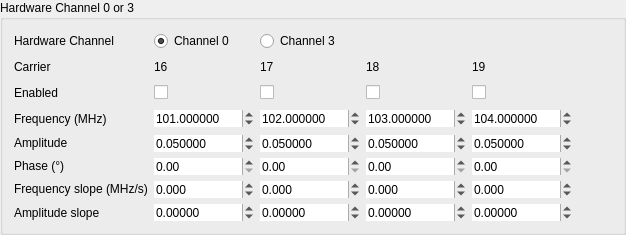
     <widget class="QGroupBox" name="groupBox_HW0_4">
      <property name="sizePolicy">
       <sizepolicy hsizetype="Preferred" vsizetype="Preferred">
        <horstretch>0</horstretch>
        <verstretch>0</verstretch>
       </sizepolicy>
      </property>
      <property name="minimumSize">
       <size>
        <width>0</width>
        <height>0</height>
       </size>
      </property>
      <property name="title">
       <string>Hardware Channel 0 or 3</string>
      </property>
      <property name="alignment">
       <set>Qt::AlignLeading|Qt::AlignLeft|Qt::AlignTop</set>
      </property>
      <layout class="QGridLayout" name="gridLayout_9">
       <item row="1" column="2">
        <widget class="QLabel" name="label_core_16">
         <property name="text">
          <string>17</string>
         </property>
        </widget>
       </item>
       <item row="5" column="1">
        <widget class="QDoubleSpinBox" name="phase_16">
         <property name="sizePolicy">
          <sizepolicy hsizetype="Fixed" vsizetype="Fixed">
           <horstretch>0</horstretch>
           <verstretch>0</verstretch>
          </sizepolicy>
         </property>
         <property name="minimumSize">
          <size>
           <width>100</width>
           <height>0</height>
          </size>
         </property>
         <property name="frame">
          <bool>false</bool>
         </property>
         <property name="suffix">
          <string/>
         </property>
         <property name="decimals">
          <number>2</number>
         </property>
         <property name="maximum">
          <double>360.000000000000000</double>
         </property>
         <property name="singleStep">
          <double>0.100000000000000</double>
         </property>
        </widget>
       </item>
       <item row="2" column="0">
        <widget class="QLabel" name="label_enabled_4">
         <property name="sizePolicy">
          <sizepolicy hsizetype="Fixed" vsizetype="Preferred">
           <horstretch>0</horstretch>
           <verstretch>0</verstretch>
          </sizepolicy>
         </property>
         <property name="minimumSize">
          <size>
           <width>120</width>
           <height>20</height>
          </size>
         </property>
         <property name="text">
          <string>Enabled</string>
         </property>
        </widget>
       </item>
       <item row="6" column="4">
        <widget class="QDoubleSpinBox" name="frequencySlope_19">
         <property name="sizePolicy">
          <sizepolicy hsizetype="Fixed" vsizetype="Fixed">
           <horstretch>0</horstretch>
           <verstretch>0</verstretch>
          </sizepolicy>
         </property>
         <property name="minimumSize">
          <size>
           <width>100</width>
           <height>0</height>
          </size>
         </property>
         <property name="frame">
          <bool>false</bool>
         </property>
         <property name="suffix">
          <string/>
         </property>
         <property name="decimals">
          <number>3</number>
         </property>
         <property name="minimum">
          <double>-1250.000000000000000</double>
         </property>
         <property name="maximum">
          <double>1250.000000000000000</double>
         </property>
         <property name="singleStep">
          <double>10.000000000000000</double>
         </property>
        </widget>
       </item>
       <item row="1" column="3">
        <widget class="QLabel" name="label_core_17">
         <property name="text">
          <string>18</string>
         </property>
        </widget>
       </item>
       <item row="5" column="3">
        <widget class="QDoubleSpinBox" name="phase_18">
         <property name="sizePolicy">
          <sizepolicy hsizetype="Fixed" vsizetype="Fixed">
           <horstretch>0</horstretch>
           <verstretch>0</verstretch>
          </sizepolicy>
         </property>
         <property name="minimumSize">
          <size>
           <width>100</width>
           <height>0</height>
          </size>
         </property>
         <property name="frame">
          <bool>false</bool>
         </property>
         <property name="suffix">
          <string/>
         </property>
         <property name="decimals">
          <number>2</number>
         </property>
         <property name="maximum">
          <double>360.000000000000000</double>
         </property>
         <property name="singleStep">
          <double>0.100000000000000</double>
         </property>
        </widget>
       </item>
       <item row="1" column="1">
        <widget class="QLabel" name="label_core_18">
         <property name="text">
          <string>16</string>
         </property>
        </widget>
       </item>
       <item row="1" column="4">
        <widget class="QLabel" name="label_core_19">
         <property name="text">
          <string>19</string>
         </property>
        </widget>
       </item>
       <item row="3" column="2">
        <widget class="QDoubleSpinBox" name="frequency_17">
         <property name="sizePolicy">
          <sizepolicy hsizetype="Fixed" vsizetype="Fixed">
           <horstretch>0</horstretch>
           <verstretch>0</verstretch>
          </sizepolicy>
         </property>
         <property name="minimumSize">
          <size>
           <width>100</width>
           <height>0</height>
          </size>
         </property>
         <property name="frame">
          <bool>false</bool>
         </property>
         <property name="suffix">
          <string/>
         </property>
         <property name="decimals">
          <number>6</number>
         </property>
         <property name="maximum">
          <double>1250.000000000000000</double>
         </property>
         <property name="value">
          <double>102.000000000000000</double>
         </property>
        </widget>
       </item>
       <item row="2" column="2">
        <widget class="QCheckBox" name="enable_17">
         <property name="sizePolicy">
          <sizepolicy hsizetype="Fixed" vsizetype="Fixed">
           <horstretch>0</horstretch>
           <verstretch>0</verstretch>
          </sizepolicy>
         </property>
         <property name="minimumSize">
          <size>
           <width>100</width>
           <height>0</height>
          </size>
         </property>
         <property name="text">
          <string/>
         </property>
         <property name="checked">
          <bool>false</bool>
         </property>
        </widget>
       </item>
       <item row="3" column="4">
        <widget class="QDoubleSpinBox" name="frequency_19">
         <property name="sizePolicy">
          <sizepolicy hsizetype="Fixed" vsizetype="Fixed">
           <horstretch>0</horstretch>
           <verstretch>0</verstretch>
          </sizepolicy>
         </property>
         <property name="minimumSize">
          <size>
           <width>100</width>
           <height>0</height>
          </size>
         </property>
         <property name="frame">
          <bool>false</bool>
         </property>
         <property name="suffix">
          <string/>
         </property>
         <property name="decimals">
          <number>6</number>
         </property>
         <property name="maximum">
          <double>1250.000000000000000</double>
         </property>
         <property name="value">
          <double>104.000000000000000</double>
         </property>
        </widget>
       </item>
       <item row="4" column="0">
        <widget class="QLabel" name="label_ampl_4">
         <property name="sizePolicy">
          <sizepolicy hsizetype="Preferred" vsizetype="Fixed">
           <horstretch>0</horstretch>
           <verstretch>0</verstretch>
          </sizepolicy>
         </property>
         <property name="minimumSize">
          <size>
           <width>120</width>
           <height>0</height>
          </size>
         </property>
         <property name="text">
          <string>Amplitude</string>
         </property>
        </widget>
       </item>
       <item row="5" column="4">
        <widget class="QDoubleSpinBox" name="phase_19">
         <property name="sizePolicy">
          <sizepolicy hsizetype="Fixed" vsizetype="Fixed">
           <horstretch>0</horstretch>
           <verstretch>0</verstretch>
          </sizepolicy>
         </property>
         <property name="minimumSize">
          <size>
           <width>100</width>
           <height>0</height>
          </size>
         </property>
         <property name="frame">
          <bool>false</bool>
         </property>
         <property name="suffix">
          <string/>
         </property>
         <property name="decimals">
          <number>2</number>
         </property>
         <property name="maximum">
          <double>360.000000000000000</double>
         </property>
         <property name="singleStep">
          <double>0.100000000000000</double>
         </property>
        </widget>
       </item>
       <item row="5" column="2">
        <widget class="QDoubleSpinBox" name="phase_17">
         <property name="sizePolicy">
          <sizepolicy hsizetype="Fixed" vsizetype="Fixed">
           <horstretch>0</horstretch>
           <verstretch>0</verstretch>
          </sizepolicy>
         </property>
         <property name="minimumSize">
          <size>
           <width>100</width>
           <height>0</height>
          </size>
         </property>
         <property name="frame">
          <bool>false</bool>
         </property>
         <property name="suffix">
          <string/>
         </property>
         <property name="decimals">
          <number>2</number>
         </property>
         <property name="maximum">
          <double>360.000000000000000</double>
         </property>
         <property name="singleStep">
          <double>0.100000000000000</double>
         </property>
        </widget>
       </item>
       <item row="3" column="0">
        <widget class="QLabel" name="label_freq_4">
         <property name="sizePolicy">
          <sizepolicy hsizetype="Preferred" vsizetype="Fixed">
           <horstretch>0</horstretch>
           <verstretch>0</verstretch>
          </sizepolicy>
         </property>
         <property name="minimumSize">
          <size>
           <width>120</width>
           <height>0</height>
          </size>
         </property>
         <property name="text">
          <string>Frequency (MHz)</string>
         </property>
        </widget>
       </item>
       <item row="5" column="0">
        <widget class="QLabel" name="label_phas_4">
         <property name="sizePolicy">
          <sizepolicy hsizetype="Preferred" vsizetype="Fixed">
           <horstretch>0</horstretch>
           <verstretch>0</verstretch>
          </sizepolicy>
         </property>
         <property name="minimumSize">
          <size>
           <width>120</width>
           <height>0</height>
          </size>
         </property>
         <property name="text">
          <string>Phase (°)</string>
         </property>
        </widget>
       </item>
       <item row="6" column="0">
        <widget class="QLabel" name="label_freq_slope_4">
         <property name="sizePolicy">
          <sizepolicy hsizetype="Preferred" vsizetype="Fixed">
           <horstretch>0</horstretch>
           <verstretch>0</verstretch>
          </sizepolicy>
         </property>
         <property name="minimumSize">
          <size>
           <width>120</width>
           <height>0</height>
          </size>
         </property>
         <property name="text">
          <string>Frequency slope (MHz/s)</string>
         </property>
        </widget>
       </item>
       <item row="4" column="4">
        <widget class="QDoubleSpinBox" name="amplitude_19">
         <property name="sizePolicy">
          <sizepolicy hsizetype="Fixed" vsizetype="Fixed">
           <horstretch>0</horstretch>
           <verstretch>0</verstretch>
          </sizepolicy>
         </property>
         <property name="minimumSize">
          <size>
           <width>100</width>
           <height>0</height>
          </size>
         </property>
         <property name="frame">
          <bool>false</bool>
         </property>
         <property name="decimals">
          <number>6</number>
         </property>
         <property name="maximum">
          <double>1.000000000000000</double>
         </property>
         <property name="singleStep">
          <double>0.001000000000000</double>
         </property>
         <property name="value">
          <double>0.050000000000000</double>
         </property>
        </widget>
       </item>
       <item row="3" column="3">
        <widget class="QDoubleSpinBox" name="frequency_18">
         <property name="sizePolicy">
          <sizepolicy hsizetype="Fixed" vsizetype="Fixed">
           <horstretch>0</horstretch>
           <verstretch>0</verstretch>
          </sizepolicy>
         </property>
         <property name="minimumSize">
          <size>
           <width>100</width>
           <height>0</height>
          </size>
         </property>
         <property name="frame">
          <bool>false</bool>
         </property>
         <property name="suffix">
          <string/>
         </property>
         <property name="decimals">
          <number>6</number>
         </property>
         <property name="maximum">
          <double>1250.000000000000000</double>
         </property>
         <property name="value">
          <double>103.000000000000000</double>
         </property>
        </widget>
       </item>
       <item row="4" column="2">
        <widget class="QDoubleSpinBox" name="amplitude_17">
         <property name="sizePolicy">
          <sizepolicy hsizetype="Fixed" vsizetype="Fixed">
           <horstretch>0</horstretch>
           <verstretch>0</verstretch>
          </sizepolicy>
         </property>
         <property name="minimumSize">
          <size>
           <width>100</width>
           <height>0</height>
          </size>
         </property>
         <property name="frame">
          <bool>false</bool>
         </property>
         <property name="decimals">
          <number>6</number>
         </property>
         <property name="maximum">
          <double>1.000000000000000</double>
         </property>
         <property name="singleStep">
          <double>0.001000000000000</double>
         </property>
         <property name="value">
          <double>0.050000000000000</double>
         </property>
        </widget>
       </item>
       <item row="3" column="1">
        <widget class="QDoubleSpinBox" name="frequency_16">
         <property name="sizePolicy">
          <sizepolicy hsizetype="Fixed" vsizetype="Fixed">
           <horstretch>0</horstretch>
           <verstretch>0</verstretch>
          </sizepolicy>
         </property>
         <property name="minimumSize">
          <size>
           <width>100</width>
           <height>0</height>
          </size>
         </property>
         <property name="frame">
          <bool>false</bool>
         </property>
         <property name="suffix">
          <string/>
         </property>
         <property name="decimals">
          <number>6</number>
         </property>
         <property name="maximum">
          <double>1250.000000000000000</double>
         </property>
         <property name="value">
          <double>101.000000000000000</double>
         </property>
        </widget>
       </item>
       <item row="6" column="2">
        <widget class="QDoubleSpinBox" name="frequencySlope_17">
         <property name="sizePolicy">
          <sizepolicy hsizetype="Fixed" vsizetype="Fixed">
           <horstretch>0</horstretch>
           <verstretch>0</verstretch>
          </sizepolicy>
         </property>
         <property name="minimumSize">
          <size>
           <width>100</width>
           <height>0</height>
          </size>
         </property>
         <property name="frame">
          <bool>false</bool>
         </property>
         <property name="suffix">
          <string/>
         </property>
         <property name="decimals">
          <number>3</number>
         </property>
         <property name="minimum">
          <double>-1250.000000000000000</double>
         </property>
         <property name="maximum">
          <double>1250.000000000000000</double>
         </property>
         <property name="singleStep">
          <double>10.000000000000000</double>
         </property>
        </widget>
       </item>
       <item row="6" column="3">
        <widget class="QDoubleSpinBox" name="frequencySlope_18">
         <property name="sizePolicy">
          <sizepolicy hsizetype="Fixed" vsizetype="Fixed">
           <horstretch>0</horstretch>
           <verstretch>0</verstretch>
          </sizepolicy>
         </property>
         <property name="minimumSize">
          <size>
           <width>100</width>
           <height>0</height>
          </size>
         </property>
         <property name="frame">
          <bool>false</bool>
         </property>
         <property name="suffix">
          <string/>
         </property>
         <property name="decimals">
          <number>3</number>
         </property>
         <property name="minimum">
          <double>-1250.000000000000000</double>
         </property>
         <property name="maximum">
          <double>1250.000000000000000</double>
         </property>
         <property name="singleStep">
          <double>10.000000000000000</double>
         </property>
        </widget>
       </item>
       <item row="6" column="1">
        <widget class="QDoubleSpinBox" name="frequencySlope_16">
         <property name="sizePolicy">
          <sizepolicy hsizetype="Fixed" vsizetype="Fixed">
           <horstretch>0</horstretch>
           <verstretch>0</verstretch>
          </sizepolicy>
         </property>
         <property name="minimumSize">
          <size>
           <width>100</width>
           <height>0</height>
          </size>
         </property>
         <property name="frame">
          <bool>false</bool>
         </property>
         <property name="suffix">
          <string/>
         </property>
         <property name="decimals">
          <number>3</number>
         </property>
         <property name="minimum">
          <double>-1250.000000000000000</double>
         </property>
         <property name="maximum">
          <double>1250.000000000000000</double>
         </property>
         <property name="singleStep">
          <double>10.000000000000000</double>
         </property>
        </widget>
       </item>
       <item row="4" column="1">
        <widget class="QDoubleSpinBox" name="amplitude_16">
         <property name="sizePolicy">
          <sizepolicy hsizetype="Fixed" vsizetype="Fixed">
           <horstretch>0</horstretch>
           <verstretch>0</verstretch>
          </sizepolicy>
         </property>
         <property name="minimumSize">
          <size>
           <width>100</width>
           <height>0</height>
          </size>
         </property>
         <property name="frame">
          <bool>false</bool>
         </property>
         <property name="decimals">
          <number>6</number>
         </property>
         <property name="maximum">
          <double>1.000000000000000</double>
         </property>
         <property name="singleStep">
          <double>0.001000000000000</double>
         </property>
         <property name="value">
          <double>0.050000000000000</double>
         </property>
        </widget>
       </item>
       <item row="4" column="3">
        <widget class="QDoubleSpinBox" name="amplitude_18">
         <property name="sizePolicy">
          <sizepolicy hsizetype="Fixed" vsizetype="Fixed">
           <horstretch>0</horstretch>
           <verstretch>0</verstretch>
          </sizepolicy>
         </property>
         <property name="minimumSize">
          <size>
           <width>100</width>
           <height>0</height>
          </size>
         </property>
         <property name="frame">
          <bool>false</bool>
         </property>
         <property name="decimals">
          <number>6</number>
         </property>
         <property name="maximum">
          <double>1.000000000000000</double>
         </property>
         <property name="singleStep">
          <double>0.001000000000000</double>
         </property>
         <property name="value">
          <double>0.050000000000000</double>
         </property>
        </widget>
       </item>
       <item row="3" column="5">
        <spacer name="horizontalSpacer_4">
         <property name="orientation">
          <enum>Qt::Horizontal</enum>
         </property>
         <property name="sizeHint" stdset="0">
          <size>
           <width>40</width>
           <height>20</height>
          </size>
         </property>
        </spacer>
       </item>
       <item row="2" column="4">
        <widget class="QCheckBox" name="enable_19">
         <property name="sizePolicy">
          <sizepolicy hsizetype="Fixed" vsizetype="Fixed">
           <horstretch>0</horstretch>
           <verstretch>0</verstretch>
          </sizepolicy>
         </property>
         <property name="minimumSize">
          <size>
           <width>100</width>
           <height>0</height>
          </size>
         </property>
         <property name="text">
          <string/>
         </property>
         <property name="checked">
          <bool>false</bool>
         </property>
        </widget>
       </item>
       <item row="2" column="1">
        <widget class="QCheckBox" name="enable_16">
         <property name="sizePolicy">
          <sizepolicy hsizetype="Fixed" vsizetype="Fixed">
           <horstretch>0</horstretch>
           <verstretch>0</verstretch>
          </sizepolicy>
         </property>
         <property name="minimumSize">
          <size>
           <width>100</width>
           <height>0</height>
          </size>
         </property>
         <property name="text">
          <string/>
         </property>
         <property name="checked">
          <bool>false</bool>
         </property>
        </widget>
       </item>
       <item row="2" column="3">
        <widget class="QCheckBox" name="enable_18">
         <property name="sizePolicy">
          <sizepolicy hsizetype="Fixed" vsizetype="Fixed">
           <horstretch>0</horstretch>
           <verstretch>0</verstretch>
          </sizepolicy>
         </property>
         <property name="minimumSize">
          <size>
           <width>100</width>
           <height>0</height>
          </size>
         </property>
         <property name="text">
          <string/>
         </property>
         <property name="checked">
          <bool>false</bool>
         </property>
        </widget>
       </item>
       <item row="1" column="0">
        <widget class="QLabel" name="label_carrier_5">
         <property name="sizePolicy">
          <sizepolicy hsizetype="Preferred" vsizetype="Fixed">
           <horstretch>0</horstretch>
           <verstretch>0</verstretch>
          </sizepolicy>
         </property>
         <property name="minimumSize">
          <size>
           <width>120</width>
           <height>20</height>
          </size>
         </property>
         <property name="text">
          <string>Carrier</string>
         </property>
        </widget>
       </item>
       <item row="0" column="0">
        <widget class="QLabel" name="label_carrier_7">
         <property name="sizePolicy">
          <sizepolicy hsizetype="Preferred" vsizetype="Fixed">
           <horstretch>0</horstretch>
           <verstretch>0</verstretch>
          </sizepolicy>
         </property>
         <property name="minimumSize">
          <size>
           <width>120</width>
           <height>20</height>
          </size>
         </property>
         <property name="text">
          <string>Hardware Channel</string>
         </property>
        </widget>
       </item>
       <item row="0" column="2">
        <widget class="QRadioButton" name="radioButton_03_3">
         <property name="text">
          <string>Channel 3</string>
         </property>
         <attribute name="buttonGroup">
          <string notr="true">buttonGroup_03</string>
         </attribute>
        </widget>
       </item>
       <item row="0" column="1">
        <widget class="QRadioButton" name="radioButton_03_0">
         <property name="text">
          <string>Channel 0</string>
         </property>
         <property name="checked">
          <bool>true</bool>
         </property>
         <attribute name="buttonGroup">
          <string notr="true">buttonGroup_03</string>
         </attribute>
        </widget>
       </item>
       <item row="7" column="0">
        <widget class="QLabel" name="label_69">
         <property name="text">
          <string>Amplitude slope</string>
         </property>
        </widget>
       </item>
       <item row="7" column="1">
        <widget class="QDoubleSpinBox" name="amplitudeSlope_16">
         <property name="sizePolicy">
          <sizepolicy hsizetype="Fixed" vsizetype="Fixed">
           <horstretch>0</horstretch>
           <verstretch>0</verstretch>
          </sizepolicy>
         </property>
         <property name="minimumSize">
          <size>
           <width>100</width>
           <height>0</height>
          </size>
         </property>
         <property name="wrapping">
          <bool>false</bool>
         </property>
         <property name="frame">
          <bool>false</bool>
         </property>
         <property name="buttonSymbols">
          <enum>QAbstractSpinBox::UpDownArrows</enum>
         </property>
         <property name="suffix">
          <string/>
         </property>
         <property name="decimals">
          <number>5</number>
         </property>
         <property name="minimum">
          <double>-100.000000000000000</double>
         </property>
         <property name="maximum">
          <double>100.000000000000000</double>
         </property>
         <property name="singleStep">
          <double>10.000000000000000</double>
         </property>
        </widget>
       </item>
       <item row="7" column="2">
        <widget class="QDoubleSpinBox" name="amplitudeSlope_17">
         <property name="sizePolicy">
          <sizepolicy hsizetype="Fixed" vsizetype="Fixed">
           <horstretch>0</horstretch>
           <verstretch>0</verstretch>
          </sizepolicy>
         </property>
         <property name="minimumSize">
          <size>
           <width>100</width>
           <height>0</height>
          </size>
         </property>
         <property name="wrapping">
          <bool>false</bool>
         </property>
         <property name="frame">
          <bool>false</bool>
         </property>
         <property name="buttonSymbols">
          <enum>QAbstractSpinBox::UpDownArrows</enum>
         </property>
         <property name="suffix">
          <string/>
         </property>
         <property name="decimals">
          <number>5</number>
         </property>
         <property name="minimum">
          <double>-100.000000000000000</double>
         </property>
         <property name="maximum">
          <double>100.000000000000000</double>
         </property>
         <property name="singleStep">
          <double>10.000000000000000</double>
         </property>
        </widget>
       </item>
       <item row="7" column="3">
        <widget class="QDoubleSpinBox" name="amplitudeSlope_18">
         <property name="sizePolicy">
          <sizepolicy hsizetype="Fixed" vsizetype="Fixed">
           <horstretch>0</horstretch>
           <verstretch>0</verstretch>
          </sizepolicy>
         </property>
         <property name="minimumSize">
          <size>
           <width>100</width>
           <height>0</height>
          </size>
         </property>
         <property name="wrapping">
          <bool>false</bool>
         </property>
         <property name="frame">
          <bool>false</bool>
         </property>
         <property name="buttonSymbols">
          <enum>QAbstractSpinBox::UpDownArrows</enum>
         </property>
         <property name="suffix">
          <string/>
         </property>
         <property name="decimals">
          <number>5</number>
         </property>
         <property name="minimum">
          <double>-100.000000000000000</double>
         </property>
         <property name="maximum">
          <double>100.000000000000000</double>
         </property>
         <property name="singleStep">
          <double>10.000000000000000</double>
         </property>
        </widget>
       </item>
       <item row="7" column="4">
        <widget class="QDoubleSpinBox" name="amplitudeSlope_19">
         <property name="sizePolicy">
          <sizepolicy hsizetype="Fixed" vsizetype="Fixed">
           <horstretch>0</horstretch>
           <verstretch>0</verstretch>
          </sizepolicy>
         </property>
         <property name="minimumSize">
          <size>
           <width>100</width>
           <height>0</height>
          </size>
         </property>
         <property name="wrapping">
          <bool>false</bool>
         </property>
         <property name="frame">
          <bool>false</bool>
         </property>
         <property name="buttonSymbols">
          <enum>QAbstractSpinBox::UpDownArrows</enum>
         </property>
         <property name="suffix">
          <string/>
         </property>
         <property name="decimals">
          <number>5</number>
         </property>
         <property name="minimum">
          <double>-100.000000000000000</double>
         </property>
         <property name="maximum">
          <double>100.000000000000000</double>
         </property>
         <property name="singleStep">
          <double>10.000000000000000</double>
         </property>
        </widget>
       </item>
      </layout>
     </widget>
